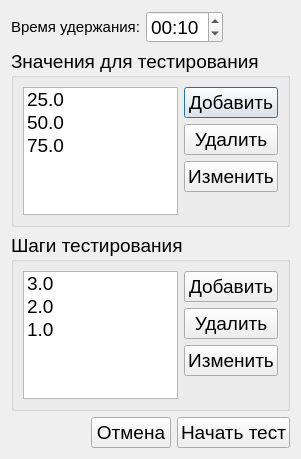
<?xml version="1.0" encoding="UTF-8"?>
<ui version="4.0">
 <class>OtherTestSettings</class>
 <widget class="QDialog" name="OtherTestSettings">
  <property name="geometry">
   <rect>
    <x>0</x>
    <y>0</y>
    <width>293</width>
    <height>459</height>
   </rect>
  </property>
  <property name="font">
   <font>
    <pointsize>14</pointsize>
   </font>
  </property>
  <property name="windowTitle">
   <string>Параметры тестирования</string>
  </property>
  <layout class="QVBoxLayout" name="verticalLayout_3">
   <item>
    <layout class="QHBoxLayout" name="horizontalLayout_3">
     <item>
      <widget class="QLabel" name="label">
       <property name="text">
        <string>&lt;html&gt;&lt;head/&gt;&lt;body&gt;&lt;p&gt;&lt;span style=&quot; font-size:11pt;&quot;&gt;Время удержания:&lt;/span&gt;&lt;/p&gt;&lt;/body&gt;&lt;/html&gt;</string>
       </property>
      </widget>
     </item>
     <item>
      <widget class="QTimeEdit" name="timeEdit">
       <property name="currentSection">
        <enum>QDateTimeEdit::Section::SecondSection</enum>
       </property>
       <property name="displayFormat">
        <string>mm:ss</string>
       </property>
       <property name="currentSectionIndex">
        <number>1</number>
       </property>
       <property name="time">
        <time>
         <hour>0</hour>
         <minute>0</minute>
         <second>10</second>
        </time>
       </property>
      </widget>
     </item>
     <item>
      <spacer name="horizontalSpacer">
       <property name="orientation">
        <enum>Qt::Orientation::Horizontal</enum>
       </property>
       <property name="sizeHint" stdset="0">
        <size>
         <width>40</width>
         <height>20</height>
        </size>
       </property>
      </spacer>
     </item>
    </layout>
   </item>
   <item>
    <widget class="QGroupBox" name="groupBox_2">
     <property name="title">
      <string>Значения для тестирования</string>
     </property>
     <layout class="QHBoxLayout" name="horizontalLayout">
      <item>
       <widget class="QListWidget" name="listWidget_value">
        <property name="editTriggers">
         <set>QAbstractItemView::EditTrigger::CurrentChanged|QAbstractItemView::EditTrigger::DoubleClicked|QAbstractItemView::EditTrigger::EditKeyPressed</set>
        </property>
        <item>
         <property name="text">
          <string>25.0</string>
         </property>
        </item>
        <item>
         <property name="text">
          <string>50.0</string>
         </property>
        </item>
        <item>
         <property name="text">
          <string>75.0</string>
         </property>
        </item>
       </widget>
      </item>
      <item>
       <layout class="QVBoxLayout" name="verticalLayout">
        <item>
         <widget class="QPushButton" name="pushButton_add_value">
          <property name="text">
           <string>Добавить</string>
          </property>
         </widget>
        </item>
        <item>
         <widget class="QPushButton" name="pushButton_delete_value">
          <property name="text">
           <string>Удалить</string>
          </property>
         </widget>
        </item>
        <item>
         <widget class="QPushButton" name="pushButton_change_value">
          <property name="text">
           <string>Изменить</string>
          </property>
         </widget>
        </item>
        <item>
         <spacer name="verticalSpacer_2">
          <property name="orientation">
           <enum>Qt::Orientation::Vertical</enum>
          </property>
          <property name="sizeHint" stdset="0">
           <size>
            <width>20</width>
            <height>40</height>
           </size>
          </property>
         </spacer>
        </item>
       </layout>
      </item>
     </layout>
    </widget>
   </item>
   <item>
    <widget class="QGroupBox" name="groupBox">
     <property name="title">
      <string>Шаги тестирования</string>
     </property>
     <layout class="QHBoxLayout" name="horizontalLayout_2">
      <item>
       <widget class="QListWidget" name="listWidget_step">
        <item>
         <property name="text">
          <string>3.0</string>
         </property>
        </item>
        <item>
         <property name="text">
          <string>2.0</string>
         </property>
        </item>
        <item>
         <property name="text">
          <string>1.0</string>
         </property>
        </item>
       </widget>
      </item>
      <item>
       <layout class="QVBoxLayout" name="verticalLayout_2">
        <item>
         <widget class="QPushButton" name="pushButton_add_step">
          <property name="text">
           <string>Добавить</string>
          </property>
         </widget>
        </item>
        <item>
         <widget class="QPushButton" name="pushButton_delete_step">
          <property name="text">
           <string>Удалить</string>
          </property>
         </widget>
        </item>
        <item>
         <widget class="QPushButton" name="pushButton_change_step">
          <property name="text">
           <string>Изменить</string>
          </property>
         </widget>
        </item>
        <item>
         <spacer name="verticalSpacer">
          <property name="orientation">
           <enum>Qt::Orientation::Vertical</enum>
          </property>
          <property name="sizeHint" stdset="0">
           <size>
            <width>20</width>
            <height>40</height>
           </size>
          </property>
         </spacer>
        </item>
       </layout>
      </item>
     </layout>
    </widget>
   </item>
   <item>
    <layout class="QHBoxLayout" name="horizontalLayout_4">
     <item>
      <spacer name="horizontalSpacer_2">
       <property name="orientation">
        <enum>Qt::Orientation::Horizontal</enum>
       </property>
       <property name="sizeHint" stdset="0">
        <size>
         <width>40</width>
         <height>20</height>
        </size>
       </property>
      </spacer>
     </item>
     <item>
      <widget class="QPushButton" name="pushButton_2">
       <property name="text">
        <string>Отмена</string>
       </property>
      </widget>
     </item>
     <item>
      <widget class="QPushButton" name="pushButton">
       <property name="text">
        <string>Начать тест</string>
       </property>
      </widget>
     </item>
    </layout>
   </item>
  </layout>
 </widget>
 <resources/>
 <connections>
  <connection>
   <sender>pushButton_2</sender>
   <signal>clicked()</signal>
   <receiver>OtherTestSettings</receiver>
   <slot>reject()</slot>
   <hints>
    <hint type="sourcelabel">
     <x>80</x>
     <y>360</y>
    </hint>
    <hint type="destinationlabel">
     <x>19</x>
     <y>362</y>
    </hint>
   </hints>
  </connection>
  <connection>
   <sender>pushButton</sender>
   <signal>clicked()</signal>
   <receiver>OtherTestSettings</receiver>
   <slot>accept()</slot>
   <hints>
    <hint type="sourcelabel">
     <x>147</x>
     <y>357</y>
    </hint>
    <hint type="destinationlabel">
     <x>225</x>
     <y>376</y>
    </hint>
   </hints>
  </connection>
 </connections>
</ui>
